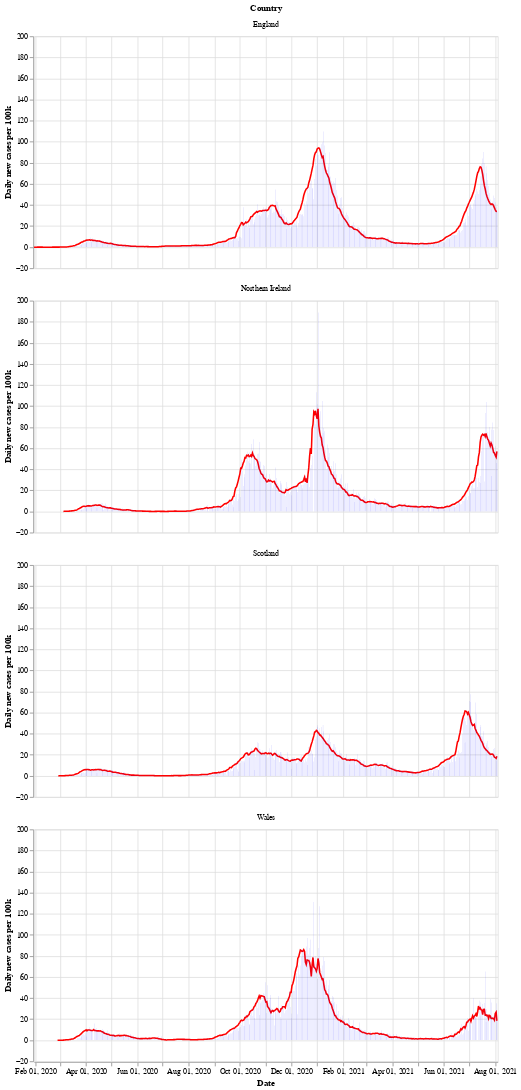

Write notebook code for a chart like this one.
### Markdown cell above
Next is a bar chart of the number of new cases in each country (per 100k population), with the 7 day moving average of cases. Again we see that Wales saw a longer period of raising and falling cases compared to the other countries.

After a period of cases falling, each nation is now seeing a rise in the number of cases - especially in Wales.

### Code cell
# collapse
bars = alt.Chart(uk_cases).mark_bar().encode(
    x=alt.X("yearmonthdate(date):T", axis=alt.Axis(title='Date')),
    y=alt.Y("newCasesRate:Q", axis=alt.Axis(title='Daily new cases per 100k')),
    tooltip='newCasesRate',
    color=alt.condition(
        alt.datum.dailyChange > 0,
        alt.value("orange"),  # The positive color
        alt.value("blue")  # The negative color
    )
).properties(title='New cases per 100k population with rolling 7 day average', width=600).interactive()
line = alt.Chart(uk_cases).mark_line(
    color='red',
    size=2,
).transform_window(
    rolling_mean='mean(newCasesRate)',
    frame=[0, 7],
    groupby=['areaName']
).encode(
    x='yearmonthdate(date):T',
    y='rolling_mean:Q'
)
alt.layer(line, bars, data=uk_cases).facet(alt.Row('areaName', title='Country'), columns=1)

### Figure 1 — Vega-Lite specification as saved in the notebook (floating-point values rounded to 4 significant figures; data arrays with more than 128 entries replaced by an {"elided": "..."} marker saying what was removed)
{"config": {"view": {"continuousWidth": 400, "continuousHeight": 300}}, "data": {"name": "data-f7fb9f073d5f6796c5a8d42cf650bd01"}, "facet": {"type": "nominal", "field": "areaName", "title": "Country"}, "spec": {"layer": [{"mark": {"type": "line", "color": "red", "size": 2}, "encoding": {"x": {"type": "temporal", "field": "date", "timeUnit": "yearmonthdate"}, "y": {"type": "quantitative", "field": "rolling_mean"}}, "transform": [{"window": [{"op": "mean", "field": "newCasesRate", "as": "rolling_mean"}], "frame": [0, 7], "groupby": ["areaName"]}]}, {"mark": "bar", "encoding": {"color": {"condition": {"value": "orange", "test": "(datum.dailyChange > 0)"}, "value": "blue"}, "tooltip": {"type": "quantitative", "field": "newCasesRate"}, "x": {"type": "temporal", "axis": {"title": "Date"}, "field": "date", "timeUnit": "yearmonthdate"}, "y": {"type": "quantitative", "axis": {"title": "Daily new cases per 100k"}, "field": "newCasesRate"}}, "selection": {"selector002": {"type": "interval", "bind": "scales", "encodings": ["x", "y"]}}, "title": "New cases per 100k population with rolling 7 day average", "width": 600}]}, "columns": 1, "$schema": "https://vega.github.io/schema/vega-lite/v4.8.1.json", "datasets": {"data-f7fb9f073d5f6796c5a8d42cf650bd01": {"elided": "2116 records"}}}
